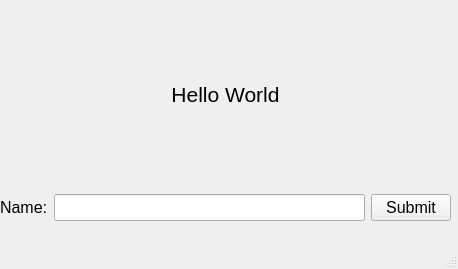
<?xml version="1.0" encoding="UTF-8"?>
<ui version="4.0">
 <class>MainWindow</class>
 <widget class="QMainWindow" name="MainWindow">
  <property name="geometry">
   <rect>
    <x>0</x>
    <y>0</y>
    <width>458</width>
    <height>269</height>
   </rect>
  </property>
  <property name="windowTitle">
   <string>Hello Friend</string>
  </property>
  <property name="windowIcon">
   <iconset>
    <normaloff>Waiting_star.png</normaloff>Waiting_star.png</iconset>
  </property>
  <widget class="QWidget" name="centralwidget">
   <widget class="QWidget" name="verticalLayoutWidget">
    <property name="geometry">
     <rect>
      <x>0</x>
      <y>0</y>
      <width>451</width>
      <height>221</height>
     </rect>
    </property>
    <layout class="QVBoxLayout" name="verticalLayout">
     <item>
      <widget class="QLabel" name="helloLabel">
       <property name="font">
        <font>
         <pointsize>16</pointsize>
        </font>
       </property>
       <property name="text">
        <string>Hello World</string>
       </property>
       <property name="alignment">
        <set>Qt::AlignCenter</set>
       </property>
      </widget>
     </item>
     <item>
      <layout class="QHBoxLayout" name="horizontalLayout">
       <item>
        <widget class="QLabel" name="label_2">
         <property name="font">
          <font>
           <pointsize>12</pointsize>
          </font>
         </property>
         <property name="text">
          <string>Name:</string>
         </property>
        </widget>
       </item>
       <item>
        <widget class="QLineEdit" name="nameField">
         <property name="font">
          <font>
           <pointsize>12</pointsize>
          </font>
         </property>
        </widget>
       </item>
       <item>
        <widget class="QPushButton" name="submitButton">
         <property name="font">
          <font>
           <pointsize>12</pointsize>
          </font>
         </property>
         <property name="text">
          <string>Submit</string>
         </property>
        </widget>
       </item>
      </layout>
     </item>
    </layout>
   </widget>
  </widget>
  <widget class="QMenuBar" name="menubar">
   <property name="geometry">
    <rect>
     <x>0</x>
     <y>0</y>
     <width>458</width>
     <height>21</height>
    </rect>
   </property>
  </widget>
  <widget class="QStatusBar" name="statusbar"/>
 </widget>
 <resources/>
 <connections/>
</ui>
